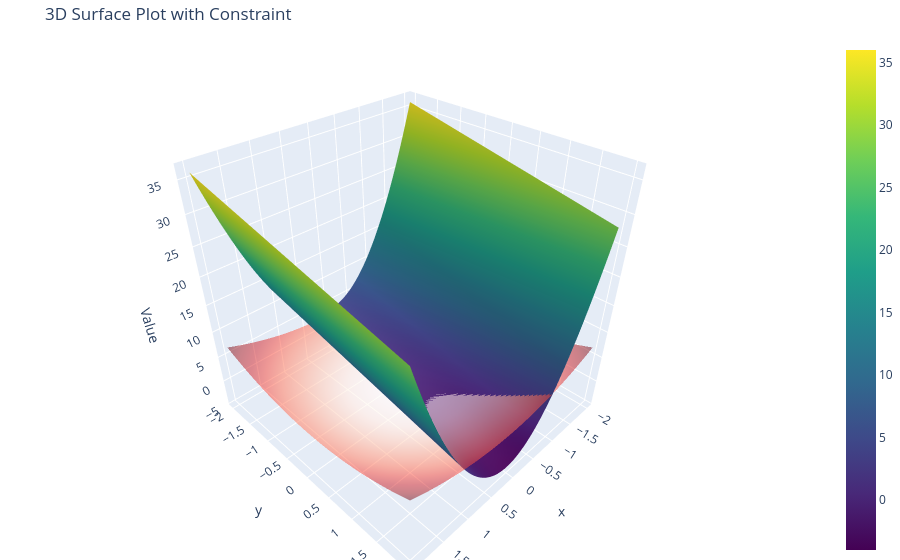

The notebook cell saved with this chart:
### Markdown cell above
## Write a python program to solve a constraint optimization  problem: Minimize/Maximize $f(x,y) = 8x^2 - 2y$ subject to $x^2 + y^2  = 1$.

### Code cell
# Define the objective function f(x, y)
def f(x):
    return 8* (x[0]**2) - (2 * x[1])

# Define the constraint function g(x, y)
def g(x):
    return (x[0]**2) + (x[1]**2) - 1  # Constraint: x^2 + y^2 = 1

# Create a meshgrid for x and y values
x_vals = np.linspace(-2.0, 2.0, 100)
y_vals = np.linspace(-2.0, 2.0, 100)
X, Y = np.meshgrid(x_vals, y_vals)
Z_f = f([X, Y])  # Evaluate f(x, y) on the meshgrid
Z_g = g([X, Y])  # Evaluate g(x, y) on the meshgrid

# Create the 3D surface plot
fig = go.Figure()

# Add the surface for f(x, y)
fig.add_trace(go.Surface(z=Z_f, x=X, y=Y, colorscale='Viridis', name='f(x, y)'))

# Add the constraint surface for g(x, y)
fig.add_trace(go.Surface(z=Z_g, x=X, y=Y, colorscale='Reds', opacity=0.5, showscale=False, name='x^2 + y^2 = 9'))

# Set layout
fig.update_layout(
    title='3D Surface Plot with Constraint',
    scene=dict(
        xaxis_title='x',
        yaxis_title='y',
        zaxis_title='Value',
    ),
    margin=dict(l=0, r=0, b=0, t=40),
)

# Show the interactive plot
fig.show()

### Figure 1 — Plotly figure (JSON) as saved in the notebook; plotly's stock layout.template omitted (floating-point values rounded to 4 significant figures; data arrays with more than 128 entries replaced by an {"elided": "..."} marker saying what was removed)
{"data": [{"colorscale": [[0, "#440154"], [0.1111, "#482878"], [0.2222, "#3e4989"], [0.3333, "#31688e"], [0.4444, "#26828e"], [0.5556, "#1f9e89"], [0.6667, "#35b779"], [0.7778, "#6ece58"], [0.8889, "#b5de2b"], [1, "#fde725"]], "name": "f(x, y)", "type": "surface", "x": {"elided": "100x100 float values"}, "y": {"elided": "100x100 float values"}, "z": {"elided": "100x100 float values"}}, {"colorscale": [[0, "rgb(255,245,240)"], [0.125, "rgb(254,224,210)"], [0.25, "rgb(252,187,161)"], [0.375, "rgb(252,146,114)"], [0.5, "rgb(251,106,74)"], [0.625, "rgb(239,59,44)"], [0.75, "rgb(203,24,29)"], [0.875, "rgb(165,15,21)"], [1, "rgb(103,0,13)"]], "name": "x^2 + y^2 = 9", "opacity": 0.5, "showscale": false, "type": "surface", "x": {"elided": "100x100 float values"}, "y": {"elided": "100x100 float values"}, "z": {"elided": "100x100 float values"}}], "layout": {"margin": {"b": 0, "l": 0, "r": 0, "t": 40}, "scene": {"xaxis": {"title": {"text": "x"}}, "yaxis": {"title": {"text": "y"}}, "zaxis": {"title": {"text": "Value"}}}, "title": {"text": "3D Surface Plot with Constraint"}}}
